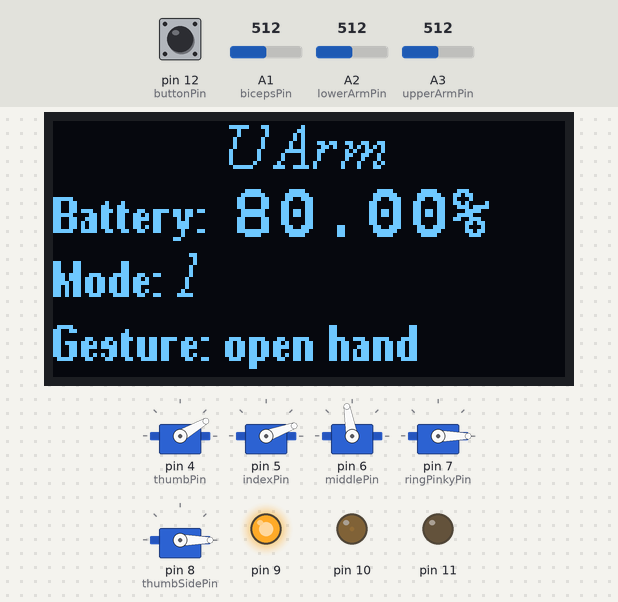
Recording of a sketch running on a simulated Arduino Uno, built with avr-gcc and run on an emulated ATmega328P. On the bench: 128×64 one-colour display, 5 × servo, output pins drawn as LEDs (lit = HIGH). The inputs (shaded band) are chosen by the test bench; at power-on: A2 (lowerArmPin) = 512, A1 (bicepsPin) = 512, pin 12 (buttonPin) LOW, A3 (upperArmPin) = 512. What the sketch prints to the serial monitor is not drawn.

Above: at 1.2 s.
1.3 s: A2 (lowerArmPin) set to 267
6.2 s: A2 (lowerArmPin) set to 241
At 8.7 s:
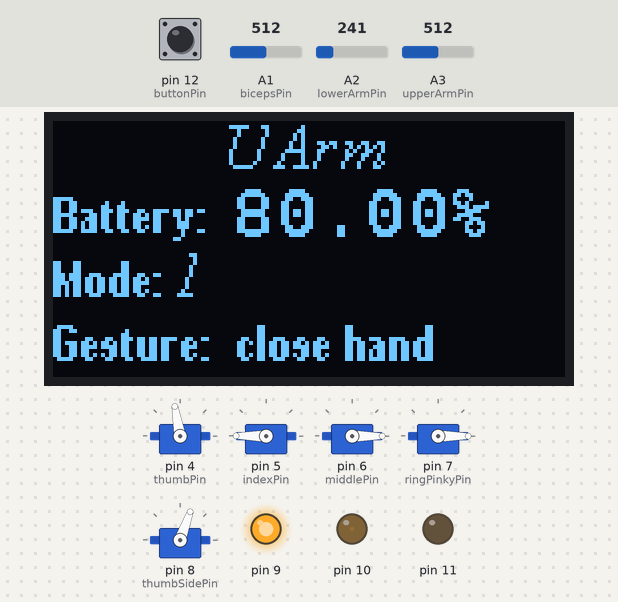
11.3 s: A1 (bicepsPin) set to 215
14.0 s: A1 (bicepsPin) set to 182
At 18.0 s:
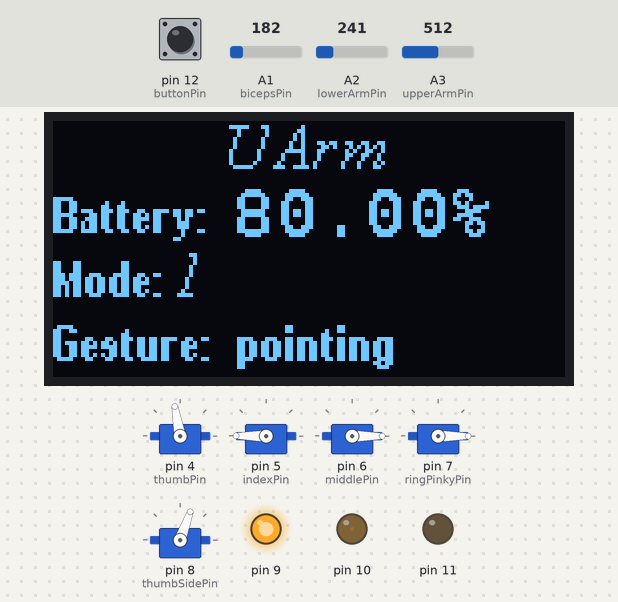
19.1 s: pin 12 (buttonPin) pulled HIGH for 3.2 s
At 24.5 s:
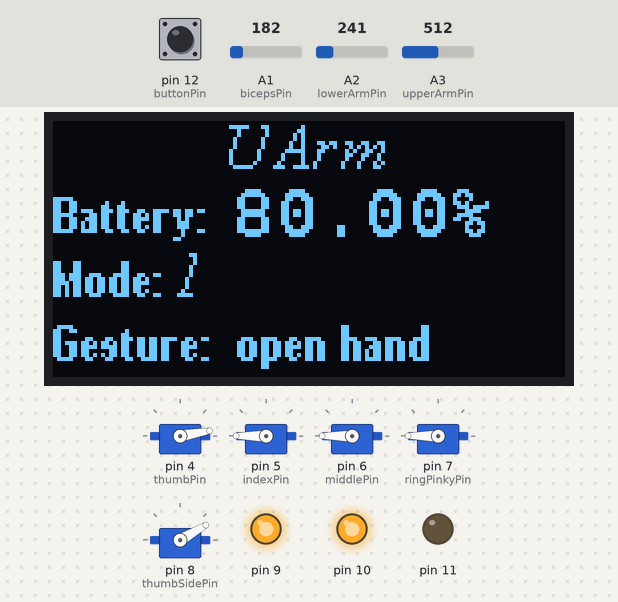
24.8 s: A3 (upperArmPin) set to 411
29.9 s: A3 (upperArmPin) set to 390
At 31.8 s:
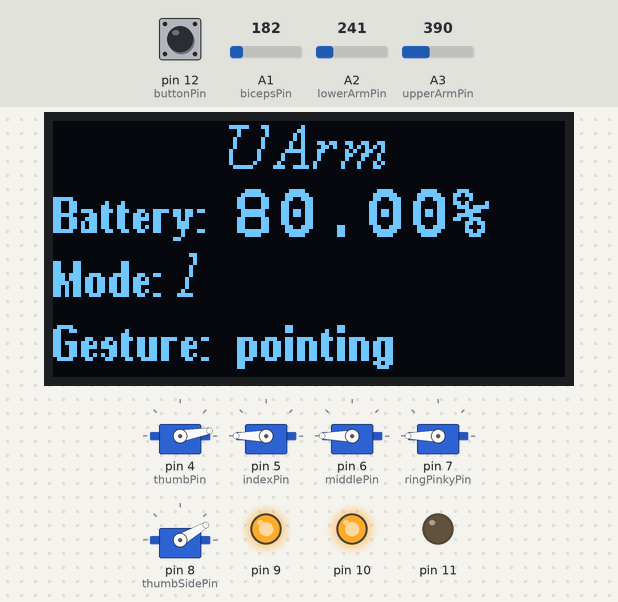
Timing chart, 0 to 33.3 s (numbered marks = the images above; inputs shaded):
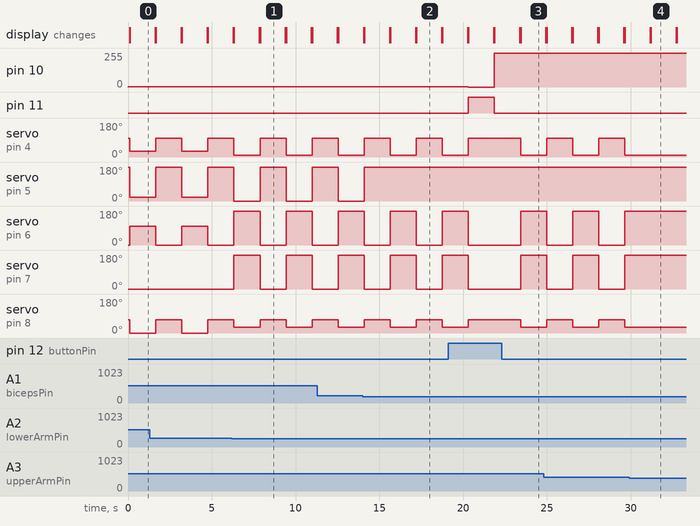

Measured:
- the behaviour switches between 251 and 250 on A2 (lowerArmPin) (found by bisection; images 0 and 1)
- the behaviour switches between 201 and 200 on A1 (bicepsPin) (found by bisection; images 1 and 2)
- the behaviour switches between 401 and 400 on A3 (upperArmPin) (found by bisection; images 3 and 4)
- after the input at 6.2 s, servo on pin 7 (ringPinkyPin): alternates 180° for 1.6 s and 0° for 1.6 s, starting after 0.12 s; the display: first differs from a run without the input after 1.7 s (image 1)
- after the input at 14.0 s, servo on pin 5 (indexPin): goes on until 14.1 s, then stays 180°; the display: first differs from a run without the input after 3.2 s (image 2)
- after the input at 19.1 s, pin 10: 1/255 → 0/255 after 1.2 s, → 255/255 1.6 s later; pin 11: LOW → HIGH after 1.2 s, → LOW 1.6 s later
- after the input at 29.9 s, servo on pin 4 (thumbPin): stops changing and stays 10°; servo on pin 6 (middlePin), servo on pin 7 (ringPinkyPin): stops changing and stays 180°; servo on pin 8 (thumbSidePin): stops changing and stays 30°
- by itself, servo on pin 5 (indexPin): alternates 180° for 1.6 s and 0° for 1.6 s

The sketch:

sketch_apr14a.ino
```cpp
//library for servos
#include <Servo.h>
//library for bluetooth
#include <SoftwareSerial.h>
//library for non-volatile memory
#include <EEPROM.h>
//library for Voltage reading and LCD display
#include <Wire.h>
#include "SSD1306Ascii.h"
#include "SSD1306AsciiWire.h"
SSD1306AsciiWire oled;

//Instances of Servo class
Servo thumbServo, indexServo, middleServo, ringPinkyServo, thumbSideServo;

//Initialize serial communication on pins 2 and 3
SoftwareSerial BTserial(2, 3);

//define Pins for each servo
#define thumbPin 4
#define indexPin 5
#define middlePin 6
#define ringPinkyPin 7
#define thumbSidePin 8

//define Pins for MyoWare sensors
#define lowerArmPin A2
#define upperArmPin A3
#define bicepsPin A1

//define pin for button
#define buttonPin 12

//define display screen
// 0X3C+SA0 - 0x3C or 0x3D
#define I2C_ADDRESS 0x3C
// Define proper RST_PIN if required.
#define RST_PIN -1

//declare and initialize variables
//thresholds for each sensor
int lowerArmThreshold = 250;
int upperArmThreshold = 400;
int bicepsThreshold = 200;
//a minimum and a maximum threshold used to check if calculated thresholds are correct
int minThreshold = 200;
int maxThreshold = 600;

//variables to read Myoware Sensor input
int lowerArmValue = 0;
int upperArmValue = 0;
int bicepsValue = 0;

//flag
int flag = 1;

//number of readings for each sensor
const int numReadings = 100;


//variable to ceck if button pressed
int buttonState = 0;
//variable for mode (can be 1 and 2)
int mode = 1;
//variable for gesture name for LCD display
String gesture = " open hand";

//boolean variables for calibration
bool calibrated = false;
bool calibratedLowerArmSensor = false;
bool calibratedUpperArmSensor = false;
bool calibratedBicepsSensor = false;

//array and size of array to hold data read by bluetooth
const byte numCharacters = 32;
char receivedChars[numCharacters];
//boolean variable to keep track when new data received from BT
bool newData = false;


//addresses where thresholds are stored in EEPROM
int addressLowerArmThreshold = 0;
int addressUpperArmThreshold = 2;
int addressBicepsThreshold = 4;

//functions declaration

//Reads "numReadings" times from the analog input pin and it returns the average
int sensorCalibration(int pin);
//Checks validity of a threshold
bool isThresholdValid(int thresh);

//Reads the analog input pin 10x and returns an average
int getSensorValue(int pin);

//Functions for gestures of the arm
void open_hand();
void close_hand();
void pointing();
void pincing();
void peace_out();
void alright();
void  thumb_up();
//void come_here();
void doAllGestures();

//Bluetooth communications functions
void showNewData();
void receiveData();
void processIncomingData();

//writing thresholds to EEPROM
void writeThresholdsToEEPROM();
void readThresholdsFromEEPROM();

//functions to get the battery value
double readVcc();
//functions that display battery life into the LCD screen
void displayingBatteryLife();

boolean now = true;


/**********************************************************************
  This is the setup function. It runs once when the Arduino is turned on
 **********************************************************************/
void setup() {
  // put your setup code here, to run once:

  //start serial communication with Serial Monitor, bluetooth module, and LCD display
  Serial.begin(9600);
  BTserial.begin(9600);

  //LCD screen setup
  Wire.begin();
  Wire.setClock(400000L);
  #if RST_PIN >= 0
  oled.begin(&Adafruit128x64, I2C_ADDRESS, RST_PIN);
  #else // RST_PIN >= 0
  oled.begin(&Adafruit128x64, I2C_ADDRESS);
  #endif // RST_PIN >= 0

  //attach servos
  thumbServo.attach(thumbPin);
  indexServo.attach(indexPin);
  middleServo.attach(middlePin);
  ringPinkyServo.attach(ringPinkyPin);
  thumbSideServo.attach(thumbSidePin);

  //set UArm to open position
  open_hand();

  // button colors
   randomSeed(analogRead(0));
   analogWrite(10, HIGH);

  //display batttery life
   displayingBatteryLife();

  //We need to read all the thresholds stored in EEPROM and turn the calibrated boolean variables true
  //writeThresholdsToEEPROM();
  //we need to check that there exist a valid threshold in eeprom.
  //readThresholdsFromEEPROM();
  calibrated = true;

  //Run next code if you need to see on the Serial Monitor what values were read from EEPROM
  //Serial.println(lowerArmThreshold);
  //Serial.println(upperArmThreshold);
  //Serial.println(bicepsThreshold);


  //run this function to check that all servos are working properly
 // doAllGestures();

}


/******************************************
  This is the main loop that repeats forever
 *****************************************/
void loop() {
  // put your main code here, to run repeatedly:
   displayingBatteryLife();


  //read data coming from Android app via bluetooth
 // receiveData();
  //display data on Serial Monitor
 // showNewData();
  // process data (turn calibration flags false in order to start the calibration process)
  //processIncomingData();


  //check if calibrated
  /*if (!calibrated) {
    //If all sensor were calibrated, make calibrated variable true
    if (calibratedLowerArmSensor && calibratedUpperArmSensor && calibratedBicepsSensor) {
      calibrated = true;
      //We should store this values in the EEPROM memory
      writeThresholdsToEEPROM();
      BTserial.print(F("Your sensors were calibrated successfully!"));
    }
  }
  else
  {
    if(!isThresholdValid(lowerArmThreshold) || !isThresholdValid(upperArmThreshold) || !isThresholdValid(bicepsThreshold)) {
      //print a message to the LCD screen stating that UArm needs calibration

    }
    else
    {*/
      //get sensor values at lowerArmPin, upperArmPin, bicepsPin
      //Display battery level on LCD
     // DrawTitles(double(readVcc())/1024);
      lowerArmValue = getSensorValue(lowerArmPin);
      upperArmValue = getSensorValue(upperArmPin);
      bicepsValue = getSensorValue(bicepsPin);

      //check if sensor value is higher then th reshold and converting to digital
       if (lowerArmValue > lowerArmThreshold) { lowerArmValue = HIGH; upperArmValue = LOW; bicepsValue=LOW;}
       else  if (bicepsValue > bicepsThreshold) { bicepsValue = HIGH; lowerArmValue = LOW; upperArmValue = LOW;}
       else if (upperArmValue > upperArmThreshold) { upperArmValue = HIGH; bicepsValue=LOW; lowerArmValue = LOW; }


      //Read button state, if pressed
      buttonState = digitalRead(buttonPin);

      // check if the pushbutton was pressed and change modes accordingly
      if (buttonState == HIGH && mode == 1) { mode = 2; Serial.print(mode); analogWrite(10, 0); analogWrite(11, 255); }

      else if (buttonState == HIGH && mode == 2) { mode = 1; Serial.print(mode); analogWrite(11, 0); analogWrite(10, 255);}

      //Checking modes
      if (mode == 1) {
        //when flag=1 do gesture, when flag=2 open hand
        if(flag == 1) {
          if(bicepsValue == HIGH) {
            close_hand();
            Serial.println(F("close hand"));
            gesture = " close hand";
            flag = 2;
          }
          else if (lowerArmValue == HIGH) {
            pincing();
            Serial.println(F("pincing"));
            gesture = " pincing";
            flag = 2;
          }
          else if(upperArmValue == HIGH) {
            pointing();
            gesture = " pointing";
            Serial.println(F("pointing"));
            flag = 2;
          }
        }
        else if(flag == 2) {
          if(bicepsValue == HIGH || lowerArmValue == HIGH || upperArmValue == HIGH) {
            open_hand();
            Serial.println(F("open hand"));
            gesture = " open hand";
            flag = 1;
            Serial.println(flag);
          }
        }
      }
      else if (mode == 2) {
         if(flag == 1) {
          if(bicepsValue == HIGH) {
            peace_out();
            gesture = " peace out";
            flag = 2;
          }
          else if (lowerArmValue == HIGH) {
            alright();
            gesture = " alright";
            flag = 2;
          }
          else if(upperArmValue == HIGH) {
            thumb_up();
            gesture = " thumb up";
            flag = 2;
          }
        }
        else if(flag == 2) {
          if(bicepsValue == HIGH || lowerArmValue == HIGH || upperArmValue == HIGH) {
            open_hand();
            gesture = " open hand";
            flag == 1;
          }
        }
      }
      delay(1500);
    //}
  //}
}
//end of main loop


/**********************************************
  Function definition
 ***********************************************/

int sensorCalibration(int pin)
{
  int reading[numReadings] = {0};
  long average = 0;
  for (int i = 0; i < numReadings; i++)
  {
    reading[i] = analogRead(pin);
    average+=reading[i];
    delay(50);
  }

  return average / numReadings;
}

int getSensorValue(int pin)
{
  int value = 0;
  for (int i = 0; i < 10; i++)
  {
    value += analogRead(pin);
  }
  return value / 10;
}


void doAllGestures()
{
  close_hand();
  delay(1000);
  open_hand();
  delay(1000);
  pincing();
  delay(1000);
  open_hand();
  delay(1000);
  pointing();
  delay(1000);
  open_hand();
  delay(1000);
  peace_out();
  delay(1000);
  open_hand();
  delay(1000);
  thumb_up();
  delay(1000);
  open_hand();
  delay(1000);
}


void open_hand()
{
  gesture = "open hand";
  thumbServo.write(100);
  indexServo.write(180);
  middleServo.write(0);
  ringPinkyServo.write(0);
  thumbSideServo.write(70);

}

void close_hand()
{
  gesture = " close hand";
  thumbServo.write(10);
  indexServo.write(0);
  middleServo.write(180);
  ringPinkyServo.write(180);
  thumbSideServo.write(30);

}

void pointing()
{
  gesture = " pointing";
  thumbServo.write(10);
  indexServo.write(180);
  middleServo.write(180);
  ringPinkyServo.write(180);
  thumbSideServo.write(30);
}

void pincing()
{
  gesture = " pincing";
  thumbServo.write(30);
  indexServo.write(20);
  middleServo.write(100);
  ringPinkyServo.write(0);
  thumbSideServo.write(0);

}

void peace_out()
{
  gesture = " peace out";
  thumbServo.write(10);
  indexServo.write(180);
  middleServo.write(0);
  ringPinkyServo.write(180);
  thumbSideServo.write(20);
}

void alright()
{
  gesture = "alright";
  thumbServo.write(40);
  indexServo.write(20);
  middleServo.write(0);
  ringPinkyServo.write(0);
  thumbSideServo.write(0);
}

void  thumb_up()
{
  gesture = " thumb up";
  thumbServo.write(100);
  indexServo.write(0);
  middleServo.write(180);
  ringPinkyServo.write(180);
  thumbSideServo.write(70);
}

/*void come_here()
{
  while ( bicepsValue >= bicepsThreshold &&  upperArmValue >= upperArmThreshold)
  {
    close_hand();
    delay(400);
    pointing();
    delay(400);
    upperArmValue = analogRead(upperArmPin);
    // lowerarm = analogRead(A2);
    bicepsValue = analogRead(bicepsPin);
  }
}*/
void receiveData() {
  static boolean recvInProgress = false;
  static int ndx = 0;
  char startMarker = '<';
  char endMarker = '>';
  char character;

  while (BTserial.available() > 0 && newData == false) {
    character = BTserial.read();

    if (recvInProgress == true) {
      if (character != endMarker) {
        receivedChars[ndx] = character;
        ndx++;
        if (ndx >= numCharacters) {
          ndx = numCharacters - 1;
        }
      }
      else {
        receivedChars[ndx] = '\0'; // terminate the string
        recvInProgress = false;
        ndx = 0;
        newData = true;
      }
    }

    else if (character == startMarker) {
      recvInProgress = true;
    }
  }
}

void showNewData() {
  if (newData == true) {
    Serial.print(F("This just in ... "));
    Serial.println(receivedChars);

  }
}

void processIncomingData() {
  //used for millis
  unsigned long startMillis = 0;
  unsigned long currentMillis = 0;
  int period = 4000;
  //constant characters to be sent or received via bluetooth
  //these caracters will be received from Android app
  const char START_CALIBRATION = 'C';
  const char CALIBRATE_LAS = '1';
  const char CALIBRATE_UAS = '2';
  const char CALIBRATE_BS = '3';
  if (newData == true) {
    char data = receivedChars[0];
    if (data == CALIBRATE_LAS) {
      calibrated = false;
      startMillis = millis();
      while(millis() < startMillis + period) {//do nothing, a delay that runs exactly period/1000 seconds
        }
      lowerArmThreshold = sensorCalibration(lowerArmPin);
      Serial.println(F("The new value of lower arm threshold is: "));
      Serial.println(lowerArmThreshold);
      if (isThresholdValid(lowerArmThreshold)) {
        calibratedLowerArmSensor = true;
      }
    }
    if (data == CALIBRATE_UAS) {
      startMillis = millis();
      while(millis() < startMillis + period) {//do nothing, a delay that runs exactly period/1000 seconds
        }
      upperArmThreshold = sensorCalibration(upperArmPin);
      Serial.println(F("The new value of upper arm threshold is: "));
      Serial.println(upperArmThreshold);
      if (isThresholdValid(upperArmThreshold)) {
        calibratedUpperArmSensor = true;
      }
    }
    if (data == CALIBRATE_BS) {
      startMillis = millis();
      while(millis() < startMillis + period) {//do nothing, a delay that runs exactly period/1000 seconds
        }
      bicepsThreshold = sensorCalibration(bicepsPin);
      Serial.println(F("The new value of biceps threshold is: "));
      Serial.println(bicepsThreshold);
      if (isThresholdValid(bicepsThreshold)) {
        calibratedBicepsSensor = true;
      }
    }
  }
  newData = false;
}


bool isThresholdValid(int thresh) {
  if (thresh >= minThreshold && thresh <= maxThreshold) {
    return true;
  }
  else
  {
    return false;
    //some code to send data to UArm app to redo calibration
  }
}

void writeThresholdsToEEPROM() {
  EEPROM.put(addressLowerArmThreshold, lowerArmThreshold);
  EEPROM.put(addressUpperArmThreshold, upperArmThreshold);
  EEPROM.put(addressBicepsThreshold, bicepsThreshold);
}
void readThresholdsFromEEPROM() {
  EEPROM.get(addressLowerArmThreshold, lowerArmThreshold);
  EEPROM.get(addressUpperArmThreshold, upperArmThreshold);
  EEPROM.get(addressBicepsThreshold, bicepsThreshold);
}


void displayingBatteryLife(){

  oled.setFont(TimesNewRoman16_italic);
  oled.clear();
  oled.println("           UArm  ");
  oled.setFont(  utf8font10x16);
  double voltage = readVcc();
  double min1 = 0;
  double max1 = 5.0;
  double percentage = (voltage- min1)/(max1-min1)*100;
  String myString = String(percentage);
  //displying battery percentage
  oled.print("Battery:  ");
  oled.setFont(fixed_bold10x15);
  oled.println(myString + "%");
  //dysplaying mode
  oled.setFont(utf8font10x16);
  String myString2 = String(mode);
  oled.print("Mode: ");
  oled.setFont(TimesNewRoman16_italic);
  oled.println(myString2);
  oled.setFont(utf8font10x16);
  oled.print("Gesture: ");
  String myString3 = String(gesture);
  oled.println(myString3);
  if(percentage < 20)
  {analogWrite(9, 0);}
  else
  {analogWrite(9, 255);}

  }


double readVcc() {
  long result;
  // Read 1.1V reference against AVcc
  ADMUX = _BV(REFS0) | _BV(MUX3) | _BV(MUX2) | _BV(MUX1);
  delay(2); // Wait for Vref to settle
  ADCSRA |= _BV(ADSC); // Convert
  while (bit_is_set(ADCSRA, ADSC));
  result = ADCL;
  result |= ADCH << 8;
  result = 1126400L / result; // Back-calculate AVcc in mV

  double finalResult=result/1024;
  return finalResult;
}
```
